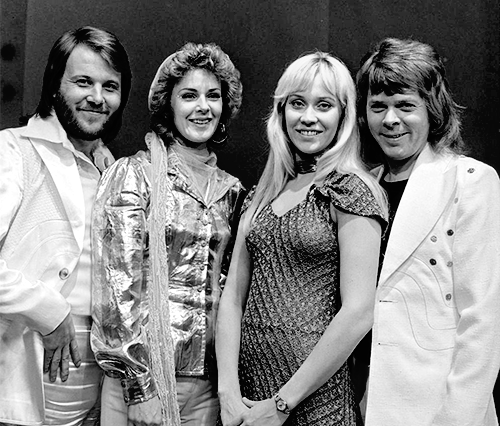
#> input picture face_detection_image/abba.png, 500 x 426 px, given in place of the camera
$ python detector.py
#> lines starting #> are read from the running program, lines starting #| are printed output that depends on the picture
# tutorial here http://www.pyimagesearch.com/2014/08/18/skin-detection-step-step-example-using-python-opencv/
import imutils
import numpy as np
import argparse
import cv2

# construct arg parser
ap = argparse.ArgumentParser()
ap.add_argument("-v", "--video", help = "path to optional video")
args = vars(ap.parse_args())

# define upper and lower boundaries of HSV pixel intensities
# to be considered skin
lower = np.array([0, 48, 80], dtype = "uint8")
upper = np.array([20,255,255], dtype = "uint8")

# load the video from the path
if args.get("video", True):
	camera = cv2.VideoCapture(args["video"])
# if no path is specified, open the webcam
else:
	camera = cv2.VideoCapture(0)

# loop over the frames in the video
while True:
	# get current frame
	(grabbed, frame) = camera.read()
#> frame is the input picture: shape (426, 500, 3); min 0, max 255, mean 130.8

	# if we are playing a video input and grabbed does not return
	# a frame, we have reached the end of the video.
	if args.get("video") and not grabbed:
		break

	# resize he frame and convert it to HSV color space, and
	# determine the HSV pixel intensities that fall into
	# the specified upper and lower boundaries
	frame = imutils.resize(frame, width= 400)
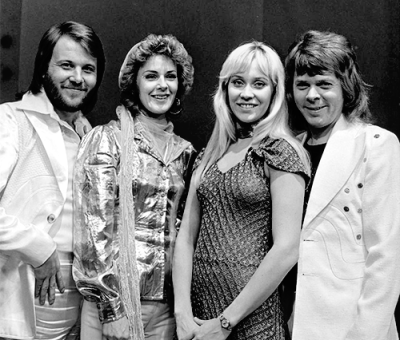
#> frame: shape (340, 400, 3); min 0, max 255, mean 130.8
	converted = cv2.cvtColor(frame, cv2.COLOR_BGR2HSV)
#> converted: shape (340, 400, 3); mean H, S, V 0, 0, 130.8
	skinMask = cv2.inRange(converted, lower, upper)
#> skinMask: shape (340, 400); every value is 0

	# apply erosions and dilations
	# on the mask using an elliptical kernel
	kernel = cv2.getStructuringElement(cv2.MORPH_ELLIPSE, (11, 11))
	skinMask = cv2.erode(skinMask, kernel, iterations = 2)
	skinMask = cv2.dilate(skinMask, kernel, iterations = 2)

	# blur the mask to help remove noise, then apply
	# the mask to the frame
	skinMask = cv2.GaussianBlur(skinMask, (3,3), 0)
	skin = cv2.bitwise_and(frame, frame, mask = skinMask)
#> skin: shape (340, 400, 3); every value is 0

	# show the skin in the image along with the mask
	cv2.imshow("images", np.hstack([frame, skin]))
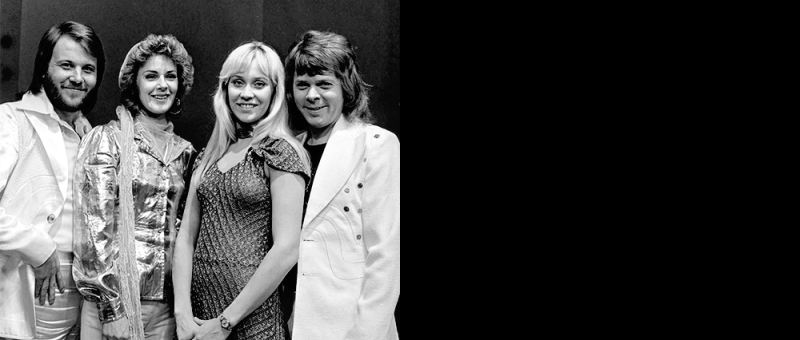
#> window 'images': shape (340, 800, 3); min 0, max 255, mean 65.4

	# stop the loop if 'q' is pressed
	if cv2.waitKey(1) & 0xFF == ord("q"):
#> (key q is pressed here)
		break

# close the camera
camera.release()
cv2.destroyAllWindows()
